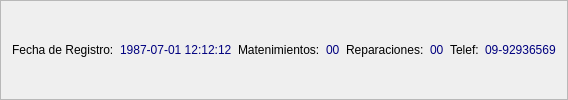
             <widget class="QFrame" name="frame">
              <property name="frameShape">
               <enum>QFrame::StyledPanel</enum>
              </property>
              <property name="frameShadow">
               <enum>QFrame::Raised</enum>
              </property>
              <layout class="QHBoxLayout" name="horizontalLayout_4">
               <item>
                <layout class="QHBoxLayout" name="horizontalLayout_3">
                 <item>
                  <widget class="QLabel" name="lbl_fecha_registroa">
                   <property name="text">
                    <string>Fecha de Registro:</string>
                   </property>
                  </widget>
                 </item>
                 <item>
                  <widget class="QLabel" name="lbl_fecha_registrob">
                   <property name="toolTip">
                    <string>Fecha de Registro en el sistema</string>
                   </property>
                   <property name="text">
                    <string>&lt;html&gt;&lt;head/&gt;&lt;body&gt;&lt;p&gt;&lt;span style=&quot; color:#00007f;&quot;&gt;1987-07-01 12:12:12&lt;/span&gt;&lt;/p&gt;&lt;/body&gt;&lt;/html&gt;</string>
                   </property>
                  </widget>
                 </item>
                 <item>
                  <widget class="QLabel" name="lbl_mantenimientoa">
                   <property name="text">
                    <string>Matenimientos:</string>
                   </property>
                  </widget>
                 </item>
                 <item>
                  <widget class="QLabel" name="lbl_mantenimientob">
                   <property name="toolTip">
                    <string>Numero de mantenimientos</string>
                   </property>
                   <property name="text">
                    <string>&lt;html&gt;&lt;head/&gt;&lt;body&gt;&lt;p&gt;&lt;span style=&quot; color:#00007f;&quot;&gt;00&lt;/span&gt;&lt;/p&gt;&lt;/body&gt;&lt;/html&gt;</string>
                   </property>
                  </widget>
                 </item>
                 <item>
                  <widget class="QLabel" name="lbl_reparacionesa">
                   <property name="text">
                    <string>Reparaciones:</string>
                   </property>
                  </widget>
                 </item>
                 <item>
                  <widget class="QLabel" name="lbl_reparacionesb">
                   <property name="toolTip">
                    <string>Numero de reparaciones</string>
                   </property>
                   <property name="text">
                    <string>&lt;html&gt;&lt;head/&gt;&lt;body&gt;&lt;p&gt;&lt;span style=&quot; color:#00007f;&quot;&gt;00&lt;/span&gt;&lt;/p&gt;&lt;/body&gt;&lt;/html&gt;</string>
                   </property>
                  </widget>
                 </item>
                 <item>
                  <widget class="QLabel" name="lbl_telefonoa">
                   <property name="text">
                    <string>Telef:</string>
                   </property>
                  </widget>
                 </item>
                 <item>
                  <widget class="QLabel" name="lbl_telefonob">
                   <property name="toolTip">
                    <string>Telefono</string>
                   </property>
                   <property name="text">
                    <string>&lt;html&gt;&lt;head/&gt;&lt;body&gt;&lt;p&gt;&lt;span style=&quot; color:#00007f;&quot;&gt;09-92936569&lt;/span&gt;&lt;/p&gt;&lt;/body&gt;&lt;/html&gt;</string>
                   </property>
                  </widget>
                 </item>
                </layout>
               </item>
              </layout>
             </widget>
